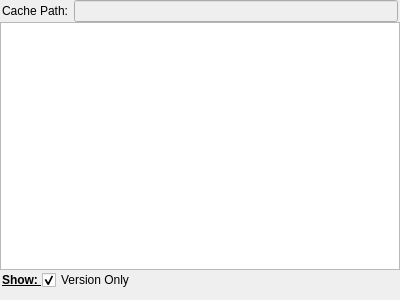
<?xml version="1.0" encoding="UTF-8"?>
<ui version="4.0">
 <class>wgCacheList</class>
 <widget class="QWidget" name="wgCacheList">
  <property name="geometry">
   <rect>
    <x>0</x>
    <y>0</y>
    <width>400</width>
    <height>300</height>
   </rect>
  </property>
  <property name="windowTitle">
   <string>Cache List</string>
  </property>
  <layout class="QGridLayout" name="gridLayout">
   <property name="leftMargin">
    <number>0</number>
   </property>
   <property name="topMargin">
    <number>0</number>
   </property>
   <property name="rightMargin">
    <number>0</number>
   </property>
   <property name="bottomMargin">
    <number>10</number>
   </property>
   <property name="spacing">
    <number>0</number>
   </property>
   <item row="1" column="0">
    <widget class="QTreeWidget" name="twCaches">
     <property name="selectionMode">
      <enum>QAbstractItemView::ExtendedSelection</enum>
     </property>
     <property name="indentation">
      <number>2</number>
     </property>
     <attribute name="headerVisible">
      <bool>false</bool>
     </attribute>
     <column>
      <property name="text">
       <string notr="true">1</string>
      </property>
     </column>
    </widget>
   </item>
   <item row="0" column="0">
    <layout class="QHBoxLayout" name="hlCachePath">
     <property name="spacing">
      <number>2</number>
     </property>
     <property name="leftMargin">
      <number>2</number>
     </property>
     <property name="topMargin">
      <number>0</number>
     </property>
     <property name="rightMargin">
      <number>2</number>
     </property>
     <item>
      <widget class="QLabel" name="lCachePath">
       <property name="text">
        <string>Cache Path: </string>
       </property>
      </widget>
     </item>
     <item>
      <widget class="QLineEdit" name="leCachePath">
       <property name="enabled">
        <bool>false</bool>
       </property>
      </widget>
     </item>
    </layout>
   </item>
   <item row="2" column="0">
    <layout class="QHBoxLayout" name="hlVersionOnly">
     <property name="leftMargin">
      <number>2</number>
     </property>
     <property name="rightMargin">
      <number>2</number>
     </property>
     <property name="bottomMargin">
      <number>0</number>
     </property>
     <item>
      <widget class="QLabel" name="lVersion">
       <property name="minimumSize">
        <size>
         <width>0</width>
         <height>20</height>
        </size>
       </property>
       <property name="maximumSize">
        <size>
         <width>40</width>
         <height>16777215</height>
        </size>
       </property>
       <property name="font">
        <font>
         <weight>75</weight>
         <bold>true</bold>
         <underline>true</underline>
        </font>
       </property>
       <property name="text">
        <string>Show: </string>
       </property>
      </widget>
     </item>
     <item>
      <widget class="QCheckBox" name="cbVersionOnly">
       <property name="text">
        <string>Version Only</string>
       </property>
       <property name="checked">
        <bool>true</bool>
       </property>
      </widget>
     </item>
    </layout>
   </item>
  </layout>
 </widget>
 <resources/>
 <connections/>
</ui>
